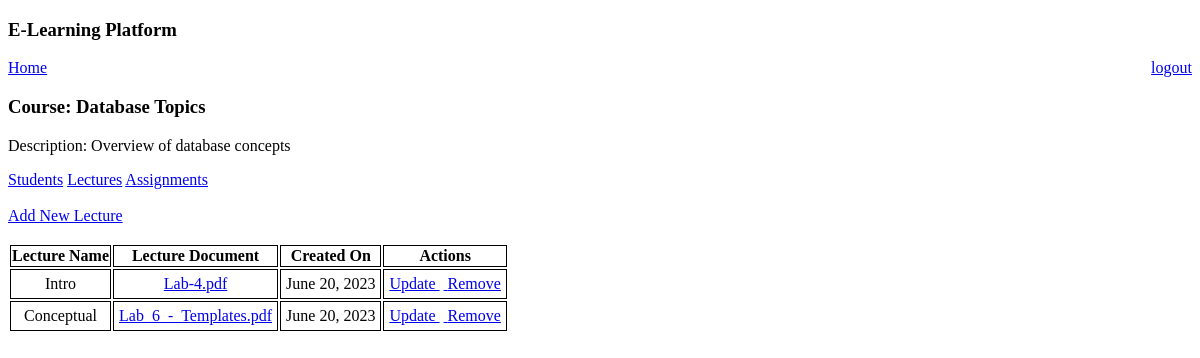
Before: /instructor/course?course_id=1&request_notes=True (signed in) with the older database file.
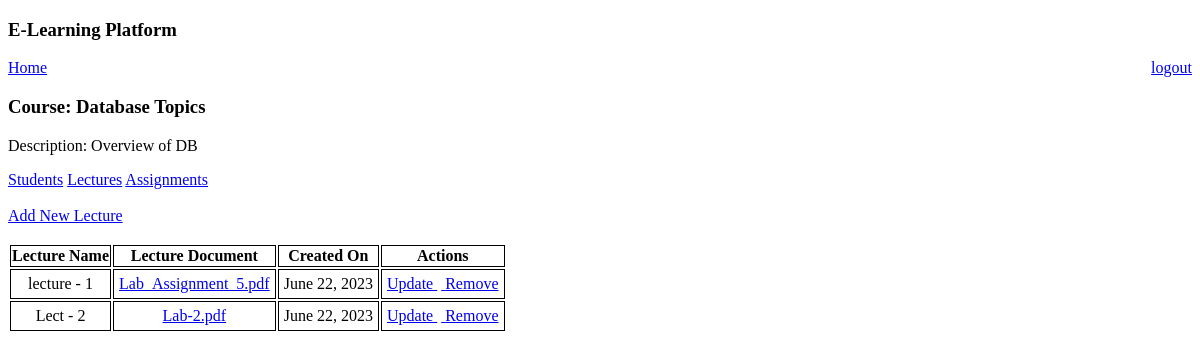
After: the same page with the newer database file.
### e_learn/models.py (models this page shows)
class Course(models.Model):
    name = models.CharField(max_length=60)
    description = models.TextField(default=None, null=True, blank=True)
    institution = models.ForeignKey(Institution, on_delete=models.CASCADE)

class Notes(models.Model):
    name = models.TextField()
    course = models.ForeignKey(Course, on_delete=models.CASCADE)
    notes_doc = models.FileField(upload_to=get_file_path_notes)
    created_on = models.DateField(auto_now_add=True)
    class Meta:
        ordering = ["created_on"]

### e_learn/views.py (the view, shortened to what this page needs)
# urls.py: path('instructor/course', views.instructor_course_details, name='instructor_course_details'),
@login_required(login_url='login')
def instructor_course_details(request):
    course_id = request.GET.get('course_id')
    assignment_id = request.GET.get('assignment_id')
    req_students = request.GET.get('request_students')
    req_update_final_grade = request.GET.get('request_update_final_grade')
    req_notes = request.GET.get('request_notes')
    req_notes_create = request.GET.get('request_notes_create')
    req_update_notes = request.GET.get('request_update_notes')
    req_remove_notes = request.GET.get('remove_notes')
    req_assignments = request.GET.get('request_assignments')
    req_assignment_create = request.GET.get('request_assignment_create')
    req_update_assignment = request.GET.get('request_update_assignment')
    req_remove_assignment = request.GET.get('remove_assignment')
    req_grades = request.GET.get('request_grades')
    req_update_grade = request.GET.get('request_update_grade')
    course_data = Course.objects.get(pk=course_id)
    send_data = {"course_details": course_data}
    requested_notes = False
    requested_students = False
    requested_assignments = False
    requested_grades = False
    if req_students is not None:
        requested_students = True
        send_data['requested_students'] = True
    elif req_notes is not None:
        requested_notes = True
        send_data['requested_notes'] = True
    elif req_notes_create is not None:
        send_data['requested_notes_create'] = True
        return render(request, 'course_data_to_instructor.html', send_data)
    elif req_assignment_create is not None:
        send_data['requested_assignment_create'] = True
        return render(request, 'course_data_to_instructor.html', send_data)
    elif req_grades is not None:
        send_data['requested_grades'] = True
        requested_grades = True
    elif req_update_notes is not None:
        notes_id = request.GET.get('notes_id')
        notes_details = Notes.objects.get(pk=notes_id)
        send_data['requested_update_notes'] = True
        send_data['notes_details'] = notes_details
        return render(request, 'course_data_to_instructor.html', send_data)
    elif req_assignments is not None:
        requested_assignments = True
        send_data['requested_assignments'] = True
    elif req_update_grade is not None:
        send_data['requested_grades'] = True
        send_data['requested_grade_update'] = True
        requested_grades = True
    elif req_update_final_grade is not None:
        send_data['requested_final_grade_update'] = True
        requested_students = True
        send_data['requested_students'] = requested_students
    if requested_notes:
        notes_data = course_notes(course_id)
        if notes_data is None:
            send_data['msg'] = "No notes created for this course."
            return render(request, 'course_data_to_instructor.html', send_data)
        send_data['notes_list'] = notes_data
        return render(request, 'course_data_to_instructor.html', send_data)

### e_learn/views.py (called while the page is built)
def course_notes(course_id):
    try:
        notes_data = Notes.objects.filter(course=course_id)
        if len(notes_data) == 0 or notes_data is None:
            return None
        for notes in notes_data:
            notes.notes_doc = str(notes.notes_doc).split('/')[-1]
        return notes_data
    except Exception as e:
        return None

### e_learn/templates/course_data_to_instructor.html (shortened to what this page needs)
{% extends "base_loggedIn.html" %}
{% block body %}
    <a href="{% url 'instructor_home' %}">Home</a>
    <h3> Course: {{ course_details.name }}</h3>
    <p>Description: {{ course_details.description }}</p>
    <a href="{% url 'instructor_course_details' %}?course_id={{ course_details.id }}&request_students=True">Students</a>
    <a href="{% url 'instructor_course_details' %}?course_id={{ course_details.id }}&request_notes=True">Lectures</a>
    <a href="{% url 'instructor_course_details' %}?course_id={{ course_details.id }}&request_assignments=True">Assignments</a>
    <br>
    {% if requested_notes %}
        <br> <a href="{% url 'instructor_course_details' %}?course_id={{ course_details.id }}&request_notes_create=True">Add New Lecture</a>
        {% if notes_list %}
            <br> <br>
            <table>
                <thead>
                    <tr>
                        <th scope="col" style="border: 1px solid black;">Lecture Name</th>
                        <th scope="col" style="border: 1px solid black;">Lecture Document</th>
                        <th scope="col" style="border: 1px solid black;">Created On</th>
                        <th scope="col" style="border: 1px solid black;">Actions</th>
                    </tr>
                </thead>
                <tbody>
                    {% for notes in notes_list %}
                        <tr>
                            <td style="border: 1px solid black; padding: 5px" align="center"> {{ notes.name }} </td>
                            <td style="border: 1px solid black; padding: 5px" align="center">
                                <a href="{% url 'download' %}?notes_id={{ notes.id }}"> {{ notes.notes_doc.name }} </a>
                            </td>
                            <td style="border: 1px solid black; padding: 5px" align="center"> {{ notes.created_on }}
                            </td>
                            <td style="border: 1px solid black; padding: 5px" align="center">
                                <a href="{% url 'instructor_course_details' %}?course_id={{ course_details.id }}&notes_id={{ notes.id }}&request_update_notes=True"> Update </a>
                                &nbsp;<a href="{% url 'instructor_course_details' %}?course_id={{ course_details.id }}&notes_id={{ notes.id }}&remove_notes=True"> Remove </a>
                            </td>
                        </tr>
                    {% endfor %}
                </tbody>
            </table>
        {% endif %}
    {% endif %}
{% endblock %}

Changed rows visible on the page:
removed Notes: name "Intro", notes_doc.name "Lab-4.pdf", created_on "June 20, 2023"
removed Notes: name "Conceptual", notes_doc.name "Lab_6_-_Templates.pdf", created_on "June 20, 2023"
changed Course "Database Topics": description "Overview of database concepts" → "Overview of DB"
added Notes: name "lecture - 1", notes_doc.name "Lab_Assignment_5.pdf", created_on "June 22, 2023"
added Notes: name "Lect - 2", notes_doc.name "Lab-2.pdf", created_on "June 22, 2023"
